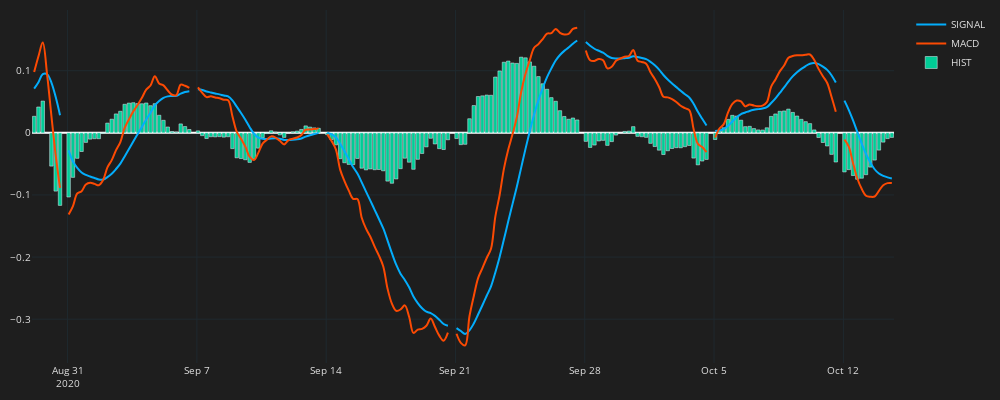

Write notebook code for a chart like this one.
### Code cell
df_plot = df.iloc[1000:1200]
fig = go.Figure()

fig.add_trace(go.Scatter( 
    x=df_plot.time,
    y=df_plot.SIGNAL,
    line=dict(width=2,color="#03adfc"),
    line_shape='spline',
    name='SIGNAL',
    mode='lines'
    ))        
fig.add_trace(go.Scatter( 
    x=df_plot.time,
    y=df_plot.MACD,
    line=dict(width=2,color="#fc4a03"),
    line_shape='spline',
    name='MACD',
    mode='lines'
    ))
fig.add_trace(go.Bar( 
    x=df_plot.time,
    y=df_plot.HIST,
    name='HIST'
    ))

fig.update_layout(width=1000,height=400,
    margin=dict(l=10,r=10,b=10,t=10),
    font=dict(size=10,color="#e1e1e1"),
    paper_bgcolor="#1e1e1e",
    plot_bgcolor="#1e1e1e")
fig.update_xaxes(
    gridcolor="#1f292f",
    showgrid=True,fixedrange=True,rangeslider=dict(visible=False),
    rangebreaks=[
        dict(bounds=["sat", "mon"])
    ]
)
fig.update_yaxes(
    gridcolor="#1f292f",
    showgrid=True
)
fig.show()

### Figure 1 — Plotly figure (JSON) as saved in the notebook; plotly's stock layout.template omitted (floating-point values rounded to 4 significant figures; data arrays with more than 128 entries replaced by an {"elided": "..."} marker saying what was removed)
{"data": [{"line": {"color": "#03adfc", "shape": "spline", "width": 2}, "mode": "lines", "name": "SIGNAL", "type": "scatter", "x": {"elided": "200 str values"}, "y": {"elided": "200 float values"}}, {"line": {"color": "#fc4a03", "shape": "spline", "width": 2}, "mode": "lines", "name": "MACD", "type": "scatter", "x": {"elided": "200 str values"}, "y": {"elided": "200 float values"}}, {"name": "HIST", "type": "bar", "x": {"elided": "200 str values"}, "y": {"elided": "200 float values"}}], "layout": {"font": {"color": "#e1e1e1", "size": 10}, "height": 400, "margin": {"b": 10, "l": 10, "r": 10, "t": 10}, "paper_bgcolor": "#1e1e1e", "plot_bgcolor": "#1e1e1e", "width": 1000, "xaxis": {"fixedrange": true, "gridcolor": "#1f292f", "rangebreaks": [{"bounds": ["sat", "mon"]}], "rangeslider": {"visible": false}, "showgrid": true}, "yaxis": {"gridcolor": "#1f292f", "showgrid": true}}}
